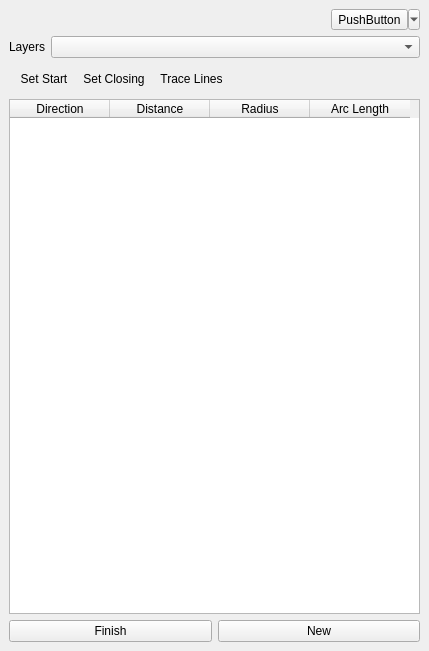
<?xml version="1.0" encoding="UTF-8"?>
<ui version="4.0">
 <class>traverseDockWidgetBase</class>
 <widget class="QDockWidget" name="traverseDockWidgetBase">
  <property name="geometry">
   <rect>
    <x>0</x>
    <y>0</y>
    <width>429</width>
    <height>651</height>
   </rect>
  </property>
  <property name="windowTitle">
   <string>Traverse</string>
  </property>
  <widget class="QWidget" name="dockWidgetContents">
   <layout class="QGridLayout" name="gridLayout_2">
    <item row="3" column="0">
     <layout class="QHBoxLayout" name="horizontalLayout">
      <item>
       <widget class="QPushButton" name="finishButton">
        <property name="text">
         <string>Finish</string>
        </property>
       </widget>
      </item>
      <item>
       <widget class="QPushButton" name="newButton">
        <property name="text">
         <string>New</string>
        </property>
       </widget>
      </item>
     </layout>
    </item>
    <item row="1" column="0">
     <layout class="QHBoxLayout" name="horizonalLayout">
      <item>
       <widget class="QLabel" name="layerLabel">
        <property name="sizePolicy">
         <sizepolicy hsizetype="Fixed" vsizetype="Preferred">
          <horstretch>0</horstretch>
          <verstretch>0</verstretch>
         </sizepolicy>
        </property>
        <property name="text">
         <string>Layers</string>
        </property>
       </widget>
      </item>
      <item>
       <widget class="QgsMapLayerComboBox" name="mapLayerComboBox"/>
      </item>
     </layout>
    </item>
    <item row="0" column="0">
     <layout class="QVBoxLayout" name="verticalLayout">
      <item alignment="Qt::AlignRight">
       <widget class="QToolButton" name="hamburgerButton">
        <property name="contextMenuPolicy">
         <enum>Qt::ActionsContextMenu</enum>
        </property>
        <property name="text">
         <string>PushButton</string>
        </property>
        <property name="icon">
         <iconset>
          <normaloff>icons/Three-bars-01.svg</normaloff>icons/Three-bars-01.svg</iconset>
        </property>
        <property name="popupMode">
         <enum>QToolButton::MenuButtonPopup</enum>
        </property>
        <property name="toolButtonStyle">
         <enum>Qt::ToolButtonIconOnly</enum>
        </property>
        <property name="autoRaise">
         <bool>false</bool>
        </property>
       </widget>
      </item>
     </layout>
    </item>
    <item row="2" column="0">
     <layout class="QGridLayout" name="gridLayout">
      <item row="0" column="0">
       <widget class="QToolBar" name="toolbar">
        <property name="iconSize">
         <size>
          <width>16</width>
          <height>16</height>
         </size>
        </property>
        <property name="toolButtonStyle">
         <enum>Qt::ToolButtonTextBesideIcon</enum>
        </property>
        <property name="floatable">
         <bool>false</bool>
        </property>
        <addaction name="actionStart"/>
        <addaction name="actionClose"/>
        <addaction name="actionTraceLines"/>
       </widget>
      </item>
      <item row="1" column="0">
       <widget class="QTableWidget" name="tableWidget">
        <column>
         <property name="text">
          <string>Direction</string>
         </property>
        </column>
        <column>
         <property name="text">
          <string>Distance</string>
         </property>
        </column>
        <column>
         <property name="text">
          <string>Radius</string>
         </property>
        </column>
        <column>
         <property name="text">
          <string>Arc Length</string>
         </property>
        </column>
       </widget>
      </item>
     </layout>
    </item>
   </layout>
  </widget>
   <action name="actionStart">
    <property name="icon">
     <iconset>
      <normaloff>icons/capture-point.svg</normaloff>icons/capture-point.svg</iconset>
    </property>
   <property name="text">
    <string>Set Start</string>
   </property>
   <property name="toolTip">
    <string>&lt;html&gt;&lt;head/&gt;&lt;body&gt;&lt;p&gt;Set the location of the start point of the traverse&lt;/p&gt;&lt;/body&gt;&lt;/html&gt;</string>
   </property>
  </action>
   <action name="actionClose">
    <property name="icon">
     <iconset>
      <normaloff>icons/capture-point.svg</normaloff>icons/capture-point.svg</iconset>
    </property>
   <property name="text">
    <string>Set Closing</string>
   </property>
   <property name="toolTip">
    <string>Set Closing</string>
   </property>
  </action>
   <action name="actionTraceLines">
    <property name="icon">
     <iconset>
      <normaloff>icons/capture-line.svg</normaloff>icons/capture-line.svg</iconset>
    </property>
   <property name="text">
    <string>Trace Lines</string>
   </property>
   <property name="toolTip">
    <string>Trace Lines</string>
   </property>
  </action>
   <action name="actionImport">
    <property name="icon">
     <iconset>
      <normaloff>icons/file-open.svg</normaloff>icons/file-open.svg</iconset>
    </property>
   <property name="text">
    <string>Import</string>
   </property>
   <property name="toolTip">
    <string>Import</string>
   </property>
  </action>
   <action name="actionExport">
    <property name="icon">
     <iconset>
      <normaloff>icons/file-save.svg</normaloff>icons/file-save.svg</iconset>
    </property>
   <property name="text">
    <string>Export</string>
   </property>
  </action>
 </widget>
 <customwidgets>
  <customwidget>
   <class>QgsMapLayerComboBox</class>
   <extends>QComboBox</extends>
   <header>qgsmaplayercombobox.h</header>
  </customwidget>
 </customwidgets>
 <resources/>
 <connections/>
</ui>
